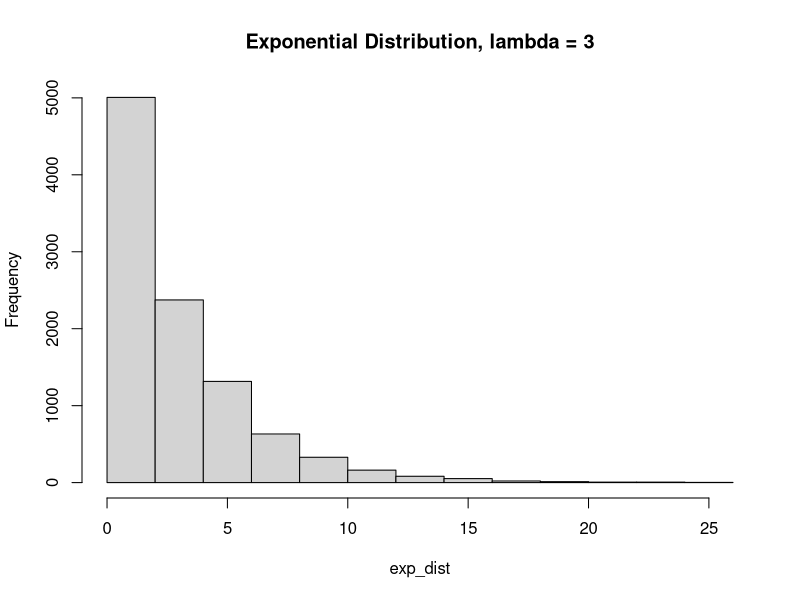
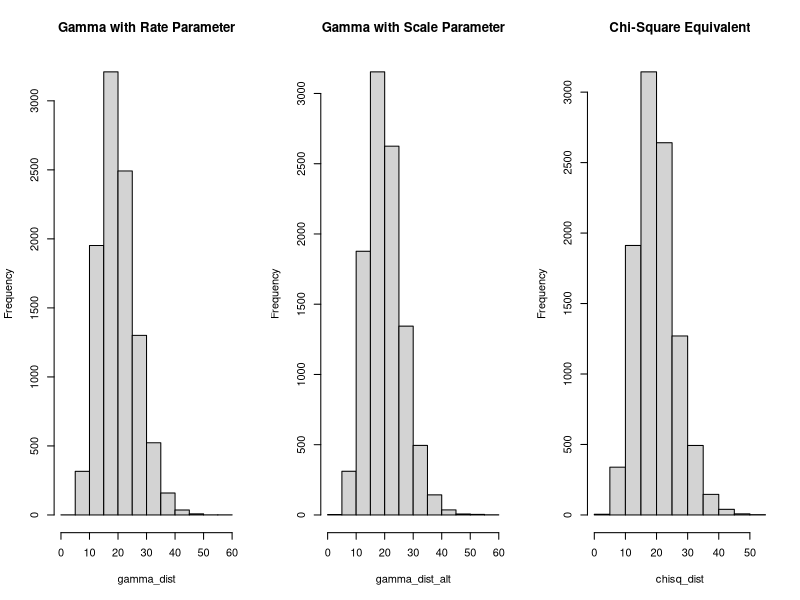
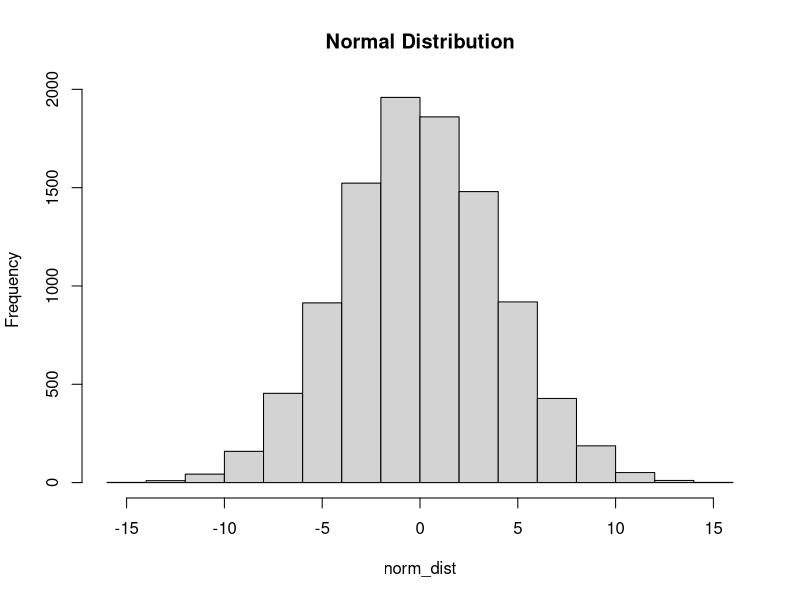

Reproduce these figures in R, in order. (Note: a time limit stopped this script after it produced the figures.)
###############################################
## PURPOSE: Demonstration of Simulations for ##
##          Linear Models                    ##
## BY:      Kevin Josey                      ##
###############################################

# Dependencies ------------------------------------------------------------

library(nlme) # for gls()
library(lme4) # for lmer()
set.seed(06041989)


# Generating Random Variables ---------------------------------------------

n <- 10000

## Continuous Random Variables

# Exponential
exp_dist <- rexp(n, rate = 1/3)
hist(exp_dist, main = "Exponential Distribution, lambda = 3")

# Gamma
par(mfrow = c(1,3))
gamma_dist <- rgamma(n, shape = 20/2, rate = 1/2)
hist(gamma_dist, main = "Gamma with Rate Parameter")
gamma_dist_alt <- rgamma(n, shape = 20/2, scale = 2)
hist(gamma_dist_alt, main = "Gamma with Scale Parameter")

# Chi-square: special case of gamma
chisq_dist <- rchisq(n, df = 20)
hist(chisq_dist, main = "Chi-Square Equivalent")

# Normal
par(mfrow = c(1,1))
norm_dist <- rnorm(n, mean = 0, sd = 4)
hist(norm_dist, main = "Normal Distribution")

## Discrete Random Variables

# Poisson
pois_dist <- rpois(n, lambda = 4)
table(pois_dist)

# Bernoulli
bern_dist <- rbinom(n, size = 1, prob = 1/3)
table(bern_dist)


# Probability Integral Transformation -------------------------------------

U <- runif(n)

# Exponential
lambda <- 3
Y <- -lambda*log(1-U)
mean(Y) # lambda
var(Y) # lambda^2

# f(x) = 1/2 cos(x); F(X) = 1/2 sin(X) + 1/2; -pi/2 < X < pi/2

X <- asin(2*U - 1)
mean(X) # mu = 0
var(X) # var = 1/4*(pi^2-8)


# General Linear Model ----------------------------------------------------

## One-way ANOVA

rm(list = ls())

# Design Matrix
n1 <- 15 # sample size for group 1
n2 <- 20 # sample size for group 2
n3 <- 25 # sample size for group 3
n <- n1 + n2 + n3

grp <- factor( rep(1:3, times = c(n1,n2,n3)) )
X <- model.matrix(~ 0 + grp) 
# cell means coding (only time I will use this)

# Random Reponses
e <- rnorm(n, sd = 1.5) # mse = 2.25
mu <- c(1,1,2) # parameters

y <- X %*% mu + e

# Fitting the Model
one_way_fit <- lm(y ~ 0 + grp) # note that we remove the intercept
summary(one_way_fit)

# ANOVA by Hand
C <- rbind(c(1, -1, 0),
           c(1, 0, -1)) # contrast matrix
mu_hat <- solve(t(X) %*% X) %*% t(X) %*% y # OLS estimator
rmse <- t(y - X %*% mu_hat) %*% (y - X %*% mu_hat) / (n - 3) # residual mse

I <- diag(1, nrow = n, ncol = n)
proj_mat <- X %*% solve(t(X) %*% X) %*% t(X) # projection matrix
rmse_alt <- t(y) %*% (I - proj_mat) %*% y / (n - 3) # alternative rmse

mu_0 <- c(1,1,1) # null hypothesis
mu_var <- solve(t(X) %*% X) * as.vector(rmse) # variance of mu.hat

wald_stat <- t(C %*% (mu_hat - mu_0)) %*% solve(C %*% mu_var %*% t(C)) %*% (C %*% (mu_hat - mu_0)) / 2 # Wald statistic

pval <- pf(wald_stat, 2, 57, lower.tail = FALSE) # p-value

anova(lm(y ~ grp)) # check

## Two-Way ANOVA w/ interaction

rm(list = ls())

# Design Matrix (factor 1: 3 lvls, factor 2: 2 levels, balanced design)
n1 <- 30
n2 <- 30
n3 <- 30

m1 <- m2 <- 45

a1 <- factor( rep(1:3, times = c(n1,n2,n3)) )
a2 <- factor( rep(1:2, times = (m1 + m2)/2) )

X <- model.matrix(~ a1*a2) # reference cell coding, full rank matrix

# Response
e <- rnorm(nrow(X), sd = 1.5) # MSE = 2.25; independence
beta <- c(10, 1, -1, 2, 0.5, -0.5) # c(int, factor1.2, factor1.3, factor2.2, factor1.2:factor2.2, factor1.3:factor2.2)

y <- X %*% beta + e

# Fitting the Model
two_way_fit <- lm(y ~ a1*a2)
anova(two_way_fit)
summary(two_way_fit)

## ANCOVA

# Design Matrix
n1 <- 50
n2 <- 50

grp <- factor( rep(c(1,2), times = c(n1,n2)) )
cv <- rnorm(n1 + n2, mean = 2, sd = 1)
X <- model.matrix(~ grp + cv) # reference cell coding

# Response
e <- rnorm(nrow(X), sd = 2) # mse = 4
beta <- c(10, 0.8, 0.1) 

y <- X %*% beta + e

# Fitting the Model
ancova_fit <- lm(y ~ grp + cv)
summary(ancova_fit)


# Repeated Measures ANOVA ----------------------------------------------

rm(list = ls())

p <- 2 # repeated measurements

# Covariance Matrix
R <- matrix(1, nrow = p, ncol = p)
G <- diag(2, nrow = p, ncol = p)

V <- R + G # W/I subject covariance

# Design Matrix
n1 <- 100 # sample size for group 1
n2 <- 100 # sample size for group 2
n3 <- 100 # sample size for group 3
n <- n1 + n2 + n3

grp <- factor( rep(1:3, times = c(n1*p,n2*p,n3*p)) )
time <- factor( rep(1:p, times = n) )
X <- model.matrix(~ grp*time) # reference cell coding
id <- rep(1:n, each = p) # id indexing clusters

# Responses
beta <- c(10, 1, 2, 0.2, -0.1, 0.1) 
# c(int, grp2, grp3, time2, grp2*time2, grp3*time2)

E <- matrix(NA, nrow = n, ncol = p)
# vectorizing the error matrix only works when each
# independent sampling unit has an equal number of planned 
# repeated measurements.

for (i in 1:n) {
  
  E[i,] <- t(chol(V)) %*% rnorm(p, mean = 0, sd = 1)
  # want L not U in LU Decomposition; use unit variance
  
}

e <- as.vector(t(E)) # vectorize by rows of the error matrix 
y <- X %*% beta + e

# Fit Mixed Model
cs_fit <- gls(y ~ grp*time, correlation = corCompSymm(form = ~1|id)) # generalized least squares (nlme)
summary(cs_fit) # ICC = 1/(1+2) = 0.3333 = rho
anova(cs_fit)

# Difference in Differences Hypothesis by Hand ( test interactions )

L <- rbind(c(0,0,0,0,1,0),
           c(0,0,0,0,0,1)) # contrast matrix

nu_1 <- 2 # numerator degrees of freedom
nu_2 <- n - 3 # residual degrees of freedom

beta_hat <- coef(cs_fit) # estimate
theta_hat <- L %*% beta_hat # contrast estimates
theta_0 <- as.matrix( c(0, 0) ) # null hypothesis

# if you can find a better way of extract the covariance estimate, please let me know
V_tmp <- matrix(coef(cs_fit$modelStruct$corStruct, unconstrained = FALSE), nrow = p, ncol = p) 
diag(V_tmp) <- 1
V_hat <- V_tmp*cs_fit$sigma^2 # within subject variance estimate
Sig_hat <- kronecker(diag(1, nrow = n, ncol = n), V_hat) # expand V

wald_var <- solve(L %*% solve(t(X) %*% solve(Sig_hat) %*% X) %*% t(L)) # variance of theta.hat
wald_stat <- t(theta_hat - theta_0) %*% wald_var %*% (theta_hat - theta_0) / nu_1 # wald statistic

pval <- pf(wald_stat, nu_1, nu_2, lower.tail = FALSE) # p-value


# Linear Mixed Effects Model ----------------------------------------------

# Using everything from before but fitting a random intercept model 
# instead of a "compound symmetric pattern" model

d <- rep(rnorm(n, 0, sqrt(1)), each = p)
e <- rnorm(n*p, 0, sqrt(2)) 
# Same ICC as the covariance pattern model,
# errors are independent,
# between cluster heterogeneity is expressed in the random effect

y_n <- X %*% beta + d + e # Z_{ij} = 1 for all i,j

# Fit Model
rand_int_fit <- lmer(y_n ~ grp*time + (1|id)) # using lme4 package
summary(rand_int_fit) # Same distribution as cs.fit response variable


# Power and Sample Size ---------------------------------------------------

## Power

# Monte Carlo Simulation for Power
# Fix: sample size, nuisance parameters, covariates
# For each true beta (effect size more or less):
# (1) Generate 10,000 samples. 
# (2) Run the desired hypothesis test for each sample.
# (3) Save whether you rejected the null or not.
# (4) Proportion of samples that reject is the empirical power

rm(list = ls())

# One-Way ANOVA

iter <- 10000 # no. of iterations
n1 <- 15 # sample size group 1
n2 <- 20 # sample size group 2
n3 <- 25 # sample size group 3

grp <- factor( rep(1:3, times = c(n1,n2,n3)) )
X <- model.matrix(~ grp) # Reference Cell Coding

sd <- 3 # MSE = 9, independent
scen <- seq(0, 3, by = 0.5)

out <- vector(mode = "numeric", length = length(scen)) # initialize output

for(j in 1:length(scen)) { # nested for loops are bad, see if you can't improve this with the apply class of functions
  
  beta <- c(1, 0, scen[j]) # concentrated effects
  n_reject <- 0 # initialize rejection count

  for (i in 1:iter) {
  
    e <- rnorm(nrow(X), sd = sd) # residual error
    y <- X %*% beta + e
  
    fit <- lm(y ~ grp) # fitted model
    a <- anova(fit)
  
    n_reject <- n_reject + ( a$`F value`[1] > qf(0.95, 2, 57) ) 
    # ndf = rank(C) = 2, ddf = N - rank(X) = 60 - 3 = 57
  
  }
  
  out[j] <- n_reject/iter
    
}

pow <- cbind(scen, out)
plot(out ~ scen, data = pow, type = "l", lwd = 2,
     ylab = "Power", xlab = "Concentrated Effect Size", 
     main = "Power with Respect to Concentrated Effects")
abline(h = 0.8, col = "red", lty = 3, lwd = 2)
segments(x0 = 2.5, y0 = -0.1, y1 = 0.8, lty = 3, col = "red", lwd = 2)

## Sample Size

# Consider an equal allocation study (group sample sizes are equal)
# Fix: effect parameters, nuisance parameters, covariates
# Same procedure as sample size

rm(list = ls())

# One-Way ANOVA

iter <- 10000 # no. of iterations
sd <- 3 # mse = 9
try_n <- seq(5, 50, by = 5) # test different sample sizes
beta <- c(1, 0, 2) # note this is our "effect size"

out <- vector(mode = "numeric", length = length(try_n)) # initialize output

for(j in 1:length(try_n)) { # nested for loops are bad, see if you can't improve this with the apply class of functions
  
  n <- try_n[j]
  grp <- factor( rep(1:3, each = n) )
  X <- model.matrix(~ grp) # Reference Cell Coding
  n_reject <- 0 # initialize rejection count
  
  for (i in 1:iter) {
    
    e <- rnorm(nrow(X), sd = sd) 
    y <- X %*% beta + e
    
    fit <- lm(y ~ grp) # fitted model
    a <- anova(fit)
    
    n_reject <- n_reject + ( a$`F value`[1] > qf(0.95, 2, 57) ) 
    # ndf = rank(C) = 2, ddf = N - rank(X) = 60 - 3 = 57
    
  }
  
  out[j] <- n_reject/iter
  
}

samp_size <- cbind(try_n, out)
